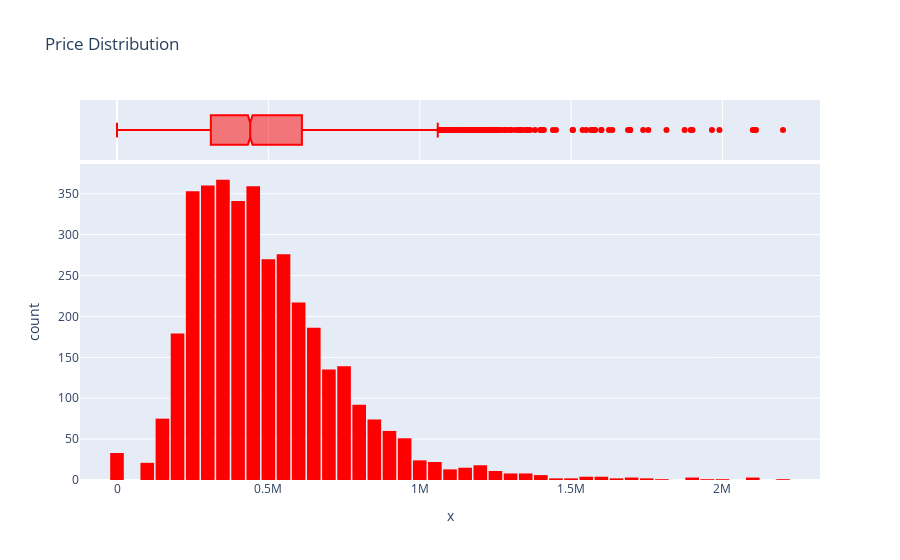

The code cell stored with this chart in its notebook:
### Code cell
fig = px.histogram(x=housing_df['price'],marginal='box', nbins=50, title='Price Distribution',color_discrete_sequence=['red'])
fig.update_layout(bargap = 0.1)
fig.show()

### Figure 1 — Plotly figure (JSON) as saved in the notebook; plotly's stock layout.template omitted (floating-point values rounded to 4 significant figures; data arrays with more than 128 entries replaced by an {"elided": "..."} marker saying what was removed)
{"data": [{"alignmentgroup": "True", "bingroup": "x", "hovertemplate": "x=%{x}<br>count=%{y}<extra></extra>", "legendgroup": "", "marker": {"color": "red", "pattern": {"shape": ""}}, "name": "", "nbinsx": 50, "offsetgroup": "", "orientation": "v", "showlegend": false, "type": "histogram", "x": {"elided": "3742 float values"}, "xaxis": "x", "yaxis": "y"}, {"alignmentgroup": "True", "hovertemplate": "x=%{x}<extra></extra>", "legendgroup": "", "marker": {"color": "red"}, "name": "", "notched": true, "offsetgroup": "", "showlegend": false, "type": "box", "x": {"elided": "3742 float values"}, "xaxis": "x2", "yaxis": "y2"}], "layout": {"bargap": 0.1, "barmode": "relative", "legend": {"tracegroupgap": 0}, "title": {"text": "Price Distribution"}, "xaxis": {"anchor": "y", "domain": [0, 1], "title": {"text": "x"}}, "xaxis2": {"anchor": "y2", "domain": [0, 1], "matches": "x", "showgrid": true, "showticklabels": false}, "yaxis": {"anchor": "x", "domain": [0, 0.8316], "title": {"text": "count"}}, "yaxis2": {"anchor": "x2", "domain": [0.8416, 1], "matches": "y2", "showgrid": false, "showline": false, "showticklabels": false, "ticks": ""}}}
